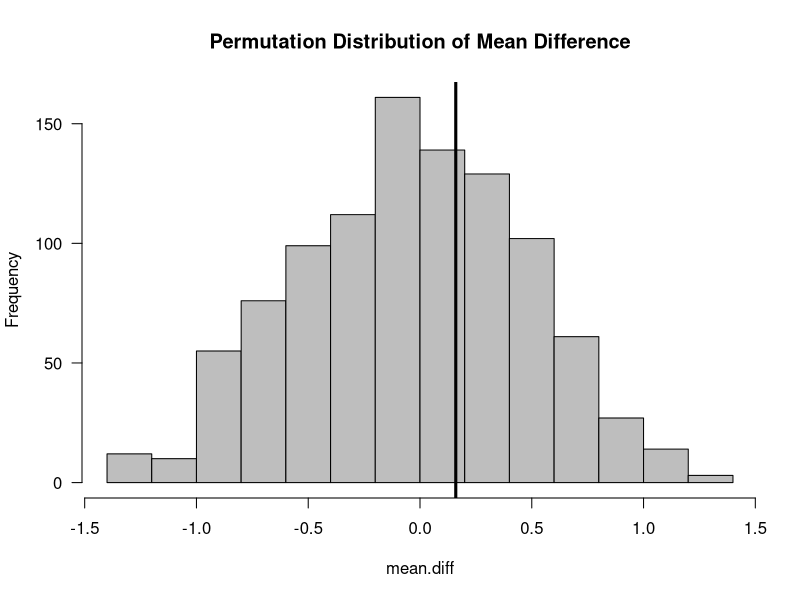

The R script that drew this image:
## ---- chunk 1
library(xtable)
z <- c(0.6, -0.8, -0.6, -0.9, 0.3, -1.3, 0.2, 0.7, -1.4, -0.4)
xx <- z
xx2 <- xx[c(3,9,8,7,10,6,5,1,4,2)]
xx3 <- xx[c(1,3,7,10,6,9,8,5,2,4)]
xx4 <- xx[c(4,8,1,7,10,3,9,6,5,2)]
xx5 <- xx[c(8,10,9,7,4,2,5,1,3,6)]
xx6 <- xx[c(1,3,2,5,10,8,4,7,9,6)]
theta.hat <- c(mean(xx[1:5]) - mean(xx[6:10]), mean(xx2[1:5]) - mean(xx2[6:10]),
               mean(xx3[1:5]) - mean(xx3[6:10]), mean(xx4[1:5]) - mean(xx4[6:10]),
               mean(xx5[1:5]) - mean(xx5[6:10]), mean(xx6[1:5]) - mean(xx6[6:10]))
A <- data.frame(OriginalData=c(xx, theta.hat[1]), Perm1=c(xx2, theta.hat[2]), Perm2=c(xx3, theta.hat[3]), Perm3=c(xx4, theta.hat[4]), 
                Perm4=c(xx5, theta.hat[5]), Perm5=c(xx6, theta.hat[6]))
rownames(A) <- c("z1", "z2", "z3", "z4", "z5", "z6", "z7", "z8", "z9", "z10", "mean difference")
tab <- xtable(A, digits=c(2, 2, 2, 2, 2, 2,2), align=rep("c", 7), caption="Example of Permuting a Vector of Responses")
print(tab, type="html", comment=FALSE)
## ---- chunk 2
z <- c(0.6, -0.8, -0.6, -0.9, 0.3, -1.3, 0.2, 0.7, -1.4, -0.4)
observed.diff <- mean(z[1:5]) - mean(z[6:10])
nreps <- 1000
mean.diff <- rep(NA, nreps)
for(k in 1:nreps) {
    ss <- sample(1:10, size=10)  ## draw a random permutation
    z.perm <- z[ss]   ## form the permuted dataset
    mean.diff[k] <- mean(z.perm[1:5]) - mean(z.perm[6:10]) ## compute mean difference
                                                           ## for permuted dataset
}
hist(mean.diff, las=1, col="grey", main="Permutation Distribution of Mean Difference")
abline(v=observed.diff, lwd=3)
## ---- chunk 3
pval.mc <- (1 + sum(abs(mean.diff) >= abs(observed.diff)))/(nreps + 1)
round(pval.mc, 2)
